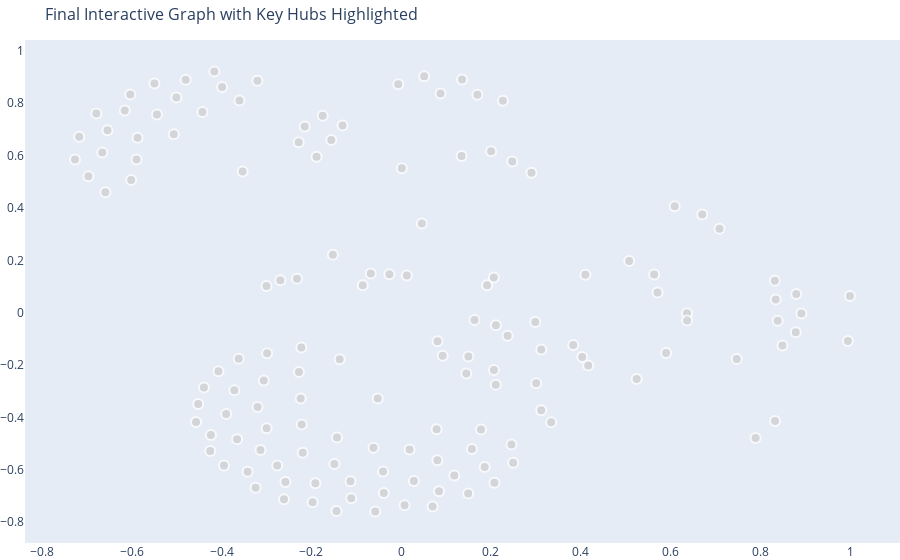

Source (notebook cell):
### Code cell
visualize_graph_interactive(graph, degree_centrality, title="Final Interactive Graph with Key Hubs Highlighted")

### Figure 1 — Plotly figure (JSON) as saved in the notebook; plotly's stock layout.template omitted (floating-point values rounded to 4 significant figures; data arrays with more than 128 entries replaced by an {"elided": "..."} marker saying what was removed)
{"data": [{"hoverinfo": "none", "line": {"color": "#888", "width": 0.5}, "mode": "lines", "type": "scatter", "x": [], "y": []}, {"hoverinfo": "text", "marker": {"color": {"elided": "145 str values"}, "line": {"width": 2}, "showscale": false, "size": {"elided": "145 int values"}}, "mode": "markers", "text": {"elided": "145 str values"}, "type": "scatter", "x": {"elided": "145 float values"}, "y": {"elided": "145 float values"}}], "layout": {"hovermode": "closest", "margin": {"b": 0, "l": 0, "r": 0, "t": 40}, "showlegend": false, "title": {"font": {"size": 16}, "text": "Final Interactive Graph with Key Hubs Highlighted"}, "xaxis": {"showgrid": false, "zeroline": false}, "yaxis": {"showgrid": false, "zeroline": false}}}
